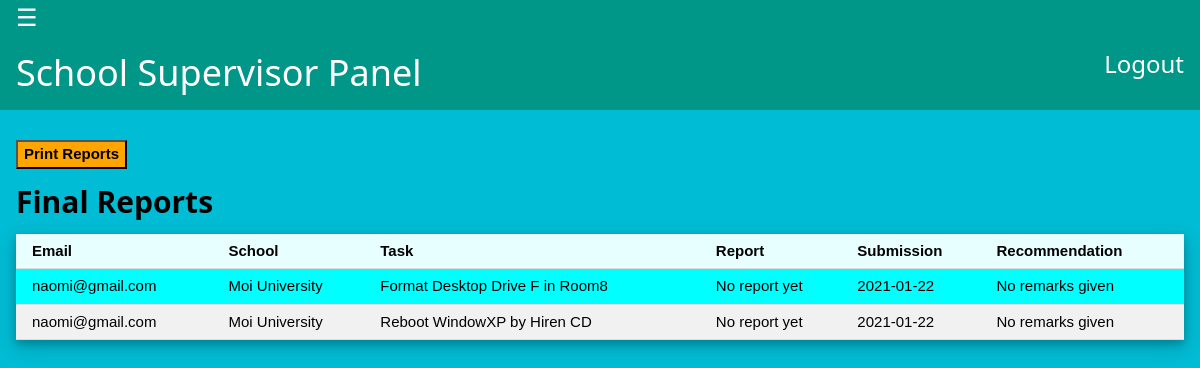
/supervisor/school/schoolSupervisor_page.php?v=2 (signed in), run on the app's committed database.
### tables this page shows
CREATE TABLE `task` (
  `id` int(11) NOT NULL,
  `regno` varchar(50) NOT NULL,
  `email` varchar(255) NOT NULL,
  `school` varchar(50) NOT NULL,
  `task` varchar(255) NOT NULL,
  `sub_date` date NOT NULL,
  `report` varchar(255) NOT NULL,
  `remark` varchar(50) NOT NULL
);

### supervisor/school/schoolSupervisor_page.php (the view, shortened to what this page needs)
<?php
require("../../db.php");
$school=$_SESSION["school"];
?>
<!DOCTYPE html>
<html>
<head>
<link rel="stylesheet" type="text/css" href="../../w3css/2.0/w3.css">
</head>
<body class="w3-cyan">
<div id="main">
<header class="w3-container w3-teal">
  <span class="w3-opennav w3-xlarge" onclick="w3_open()">&#9776;</span>
  <h1>School Supervisor Panel<a href="../logout.php" style="float: right;text-decoration: none;font-size:24px">Logout</a></h1>
</header>
<div class="w3-container">
<input type="button" style="cursor:pointer; font-weight: bold; background-color: orange;margin-top: 2em;" OnClick="CallPrint(this.value)"  value="Print Reports"/>
<div id="reports">
<?php
if(@$_GET['v'] == 2){
echo '<h2 class="w3-text-black"><b>Final Reports</b></h2>';
    echo '<table class =" w3-table w3-striped w3-bordered w3-card-4 w3-aqua">
    <thead>
    <tr class="w3-pale-blue">
      <th>Email</th>
      <th>School</th>
      <th>Task</th>
      <th>Report</th>
      <th>Submission</th>
      <th>Recommendation</th>
    </tr>
    </thead>';
    $query=mysqli_query($con,"SELECT * FROM task WHERE school= '$school' ORDER BY id DESC");
    if(mysqli_num_rows($query)>0){
      while($row = mysqli_fetch_assoc($query)) {
        ?>
        <tr>
         <td align="center"><?php echo $row["email"] ?></td>
         <td align="center"><?php echo $row["school"] ?></td>
         <td align="center"><?php echo $row["task"] ?></td>
         <td align="center"><?php echo $row["report"] ?></td>
         <td align="center"><?php echo $row["sub_date"] ?></td>
         <td align="center"><?php echo $row["remark"] ?></td>
         </tr>
         <?php }
       }
       else{
       echo "<script>alert('No task reports at the moment');</script>";
       }
    echo'
    </table>';
}
?>
</div>
</div>
</div>
</body>
</html>

### w3css/2.0/w3.css (style rules this page uses)
html { -ms-text-size-adjust:100%;-webkit-text-size-adjust:100% }
body { margin:0 }
article,aside,details,figcaption,figure,footer,header,hgroup,main,menu,nav,section,summary { display:block }
a { -webkit-tap-highlight-color:transparent;background-color:transparent }
b,strong { font-weight:bold }
button,input,optgroup,select,textarea { color:inherit;font:inherit;margin:0 }
button,html input[type=button],input[type=reset],input[type=submit] { -webkit-appearance:button;cursor:pointer }
html,body { font-family:Verdana,sans-serif;font-size:15px;line-height:1.5 }
h1,h2,h3,h4,h5,h6,.w3-slim,.w3-wide { font-family:"Segoe UI",Arial,sans-serif }
h1 { font-size:36px }
h2 { font-size:30px }
h1,h2,h3,h4,h5,h6 { font-weight:400;margin:10px 0 }
h1 a,h2 a,h3 a,h4 a,h5 a,h6 a { font-weight:inherit }
a { color:inherit }
table { border-collapse:collapse;border-spacing:0;width:100%;display:table }
table,th,td { border:none }
.w3-bordered tr,.w3-table-all tr { border-bottom:1px solid #ddd }
.w3-striped tbody tr:nth-child(even) { background-color:#f1f1f1 }
.w3-table td,.w3-table th,.w3-table-all td,.w3-table-all th { padding:6px 8px;display:table-cell;text-align:left;vertical-align:top }
.w3-table th:first-child,.w3-table td:first-child,.w3-table-all th:first-child,.w3-table-all td:first-child { padding-left:16px }
.w3-opennav,.w3-closenav { color:inherit }
.w3-container:after,.w3-row:after,.w3-row-padding:after,.w3-topnav:after,.w3-clear:after,.w3-btn-group:before,.w3-btn-group:after { content:"";display:table;clear:both }
.w3-xlarge { font-size:24px !important }
.w3-container { padding:0.01em 16px }
.w3-card-4 { box-shadow:0 4px 8px 0 rgba(0,0,0,0.2),0 6px 20px 0 rgba(0,0,0,0.19) !important }
.w3-pale-blue,.w3-hover-pale-blue:hover { color:#000 !important;background-color:#e7ffff !important }
.w3-aqua,.w3-hover-aqua:hover { color:#000 !important;background-color:#00ffff !important }
.w3-cyan,.w3-hover-cyan:hover { color:#000 !important;background-color:#00bcd4 !important }
.w3-teal,.w3-hover-teal:hover { color:#fff !important;background-color:#009688 !important }
.w3-text-black { color:#000 !important }

### supervisor/school/schoolSupervisor_page.php (style rules this page uses)
body { background-image: url(""); }

### data on the page
task: email "naomi@gmail.com", school "Moi University", task "Format Desktop Drive F in Room8", report "No report yet", sub_date "2021-01-22", remark "No remarks given"
task: email "naomi@gmail.com", school "Moi University", task "Reboot WindowXP by Hiren CD", report "No report yet", sub_date "2021-01-22", remark "No remarks given"
